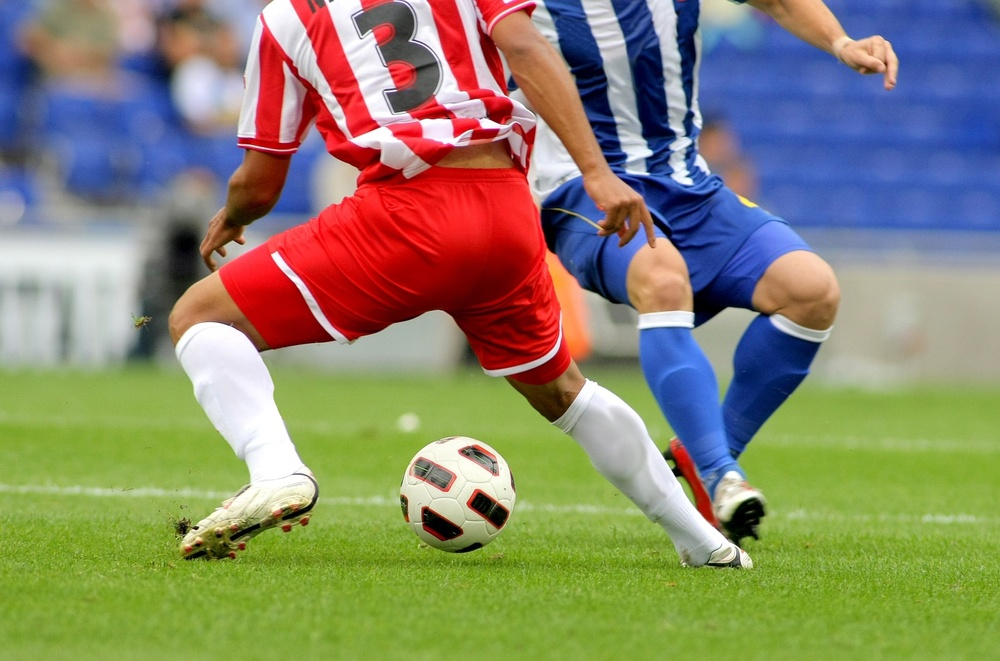
#> input picture CVDLCodeMaster/source/ch3/soccer.jpg, 1000 x 661 px, shrunk from 1434 x 948 before the run, found by its file name
$ python 3-2.py
#> lines starting #> are read from the running program, lines starting #| are printed output that depends on the picture
import matplotlib.pyplot as plt
import matplotlib
matplotlib.use('TkAgg')
import cv2 as cv

# OpenCV 버전 출력
print(cv.__version__)

# 이미지 파일 경로
img_path = '/Users/jinwookkwon/Dropbox/권진욱/Work/교재모음/딥러닝/컴퓨터비전과딥러닝/source_4548_1/source/ch3/soccer.jpg'

# 이미지 읽기
img = cv.imread(img_path)
#> img is the input picture: shape (661, 1000, 3); mean B, G, R 107.3, 133.3, 136.8

# 이미지가 정상적으로 불러와졌는지 확인
if img is None:
    print("이미지를 불러올 수 없습니다. 경로를 확인하세요.")
else:
    # R 채널의 히스토그램 계산
    h = cv.calcHist([img], [2], None, [256], [0, 256])
#> h = 256 values, max 9233 at index 255, min 583 at index 15, mean 2582

    # Matplotlib을 사용하여 히스토그램 그리기
    plt.plot(h, color='r', linewidth=1)
    plt.title('Histogram for Red Channel')
    plt.xlabel('Pixel Intensity')
    plt.ylabel('Frequency')
    plt.show()  # 그래프 출력
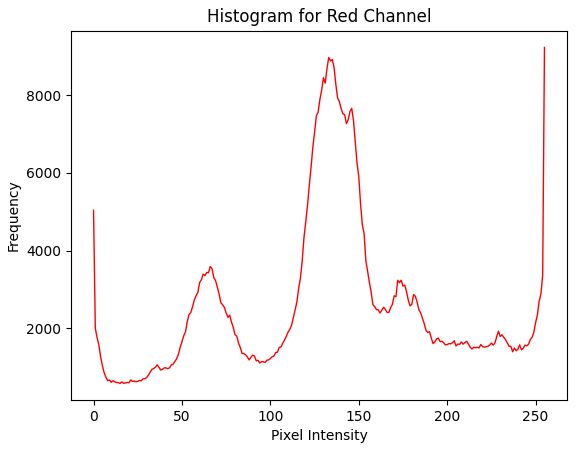
#> figure drawn by matplotlib, 1 panel; curve peaks at x = 255, y = 9233

$ run again, with CVDLCodeMaster/source/ch3/girl_laughing.jpg copied over CVDLCodeMaster/source/ch3/soccer.jpg
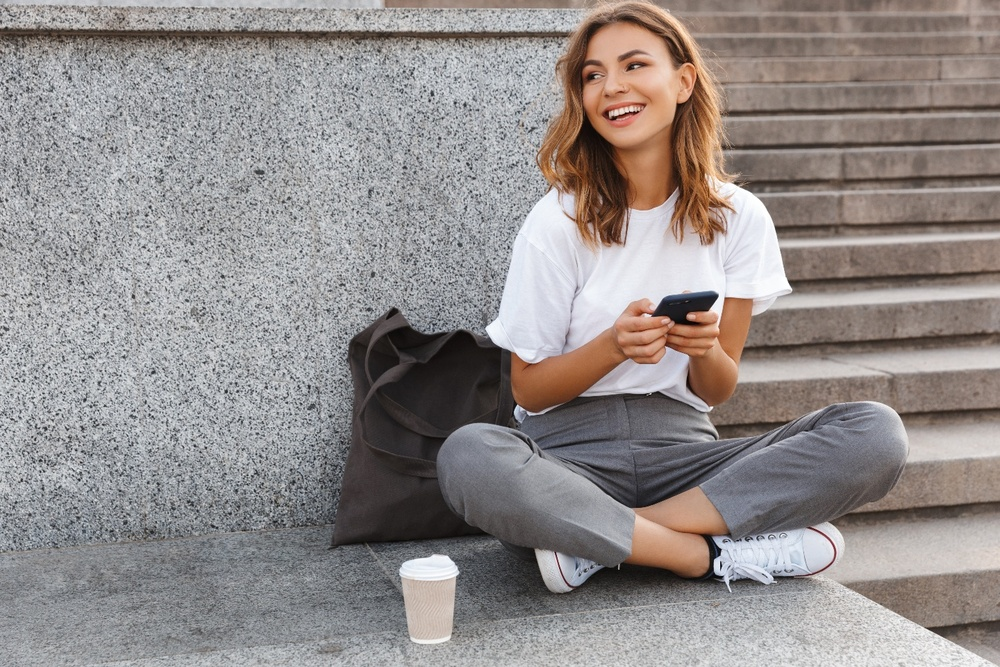
#> input picture CVDLCodeMaster/source/ch3/girl_laughing.jpg, 1000 x 667 px, shrunk from 1440 x 960 before the run, found by its file name
#> img is the input picture: shape (667, 1000, 3); mean B, G, R 139.3, 140.6, 146.9
#> h = 256 values, max 6212 at index 140, min 0 at index 0, mean 2605.5
#> `plt.show()`:
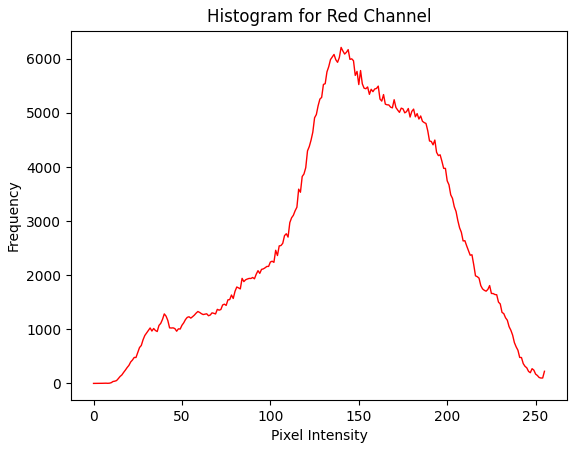
#> figure drawn by matplotlib, 1 panel; curve peaks at x = 140, y = 6212

$ run again, with CVDLCodeMaster/source/ch3/mistyroad.jpg copied over CVDLCodeMaster/source/ch3/soccer.jpg
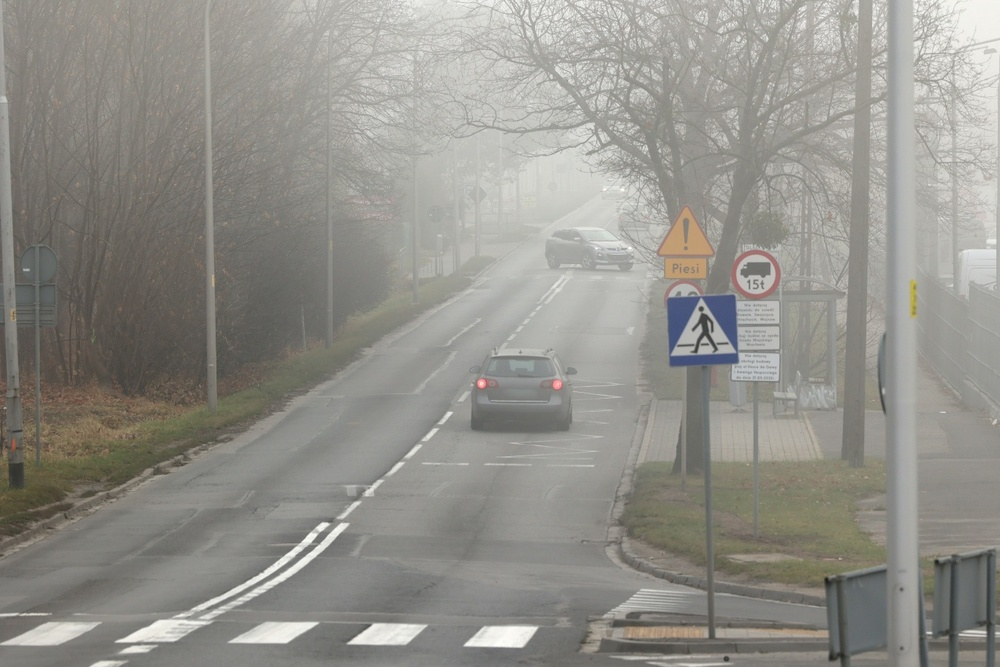
#> input picture CVDLCodeMaster/source/ch3/mistyroad.jpg, 1000 x 667 px, shrunk from 1368 x 912 before the run, found by its file name
#> img is the input picture: shape (667, 1000, 3); mean B, G, R 138.7, 145, 146.5
#> h = 256 values, max 9430 at index 150, min 0 at index 0, mean 2605.5
#> `plt.show()`:
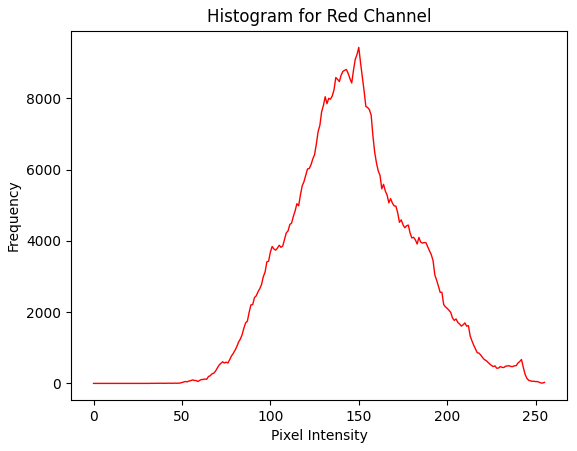
#> figure drawn by matplotlib, 1 panel; curve peaks at x = 150, y = 9430
